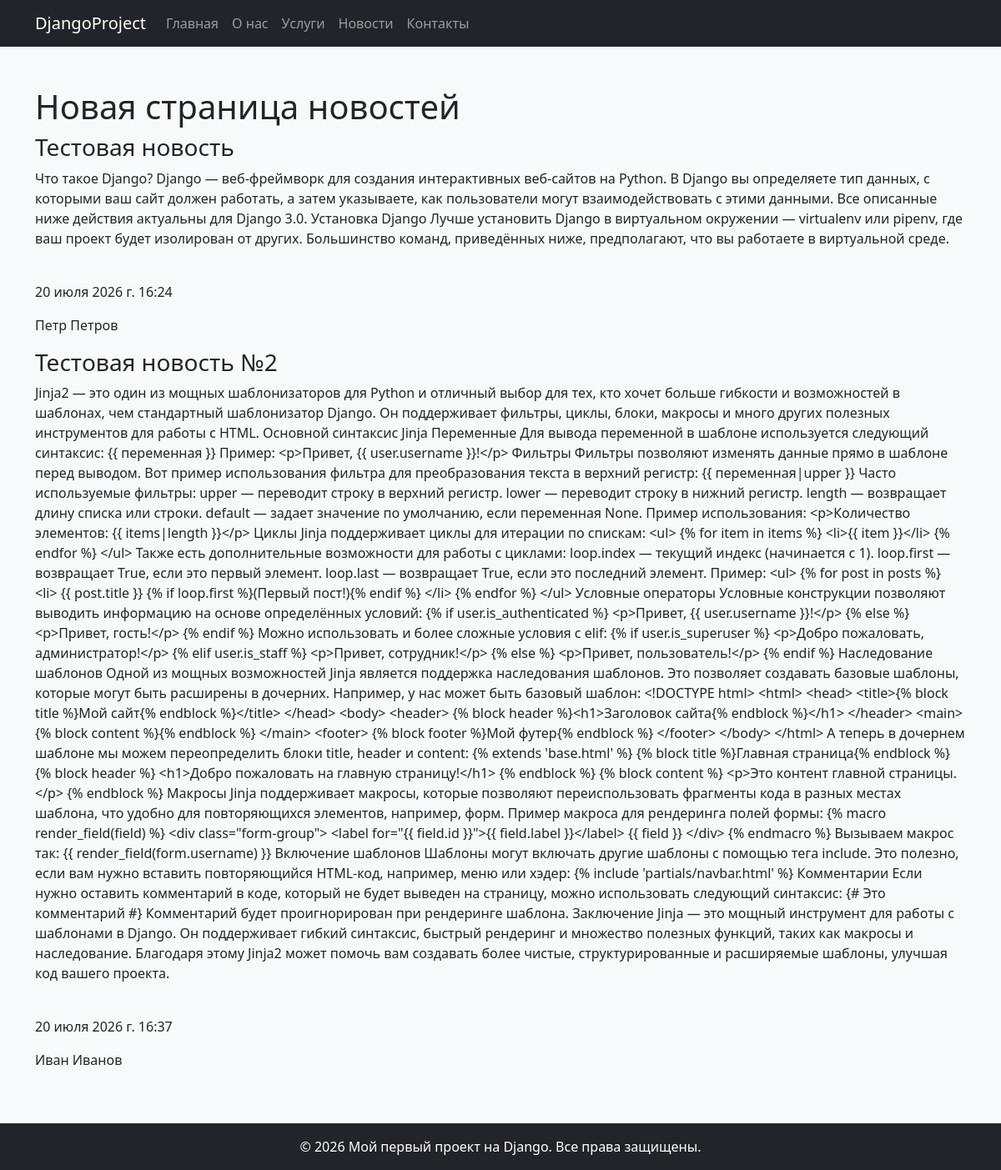
Page /news/ on the committed database.
### news/models.py (models this page shows, shortened)
class News_post(models.Model):
	title = models.CharField('Название новости', max_length=50)
	short_description = models.CharField('Краткое описание новости', max_length=200)
	text = models.TextField('Новость')
	pub_date = models.DateTimeField('Дата публикации')
	author = models.CharField('Автор новости', max_length=100)
	class Meta:
		verbose_name = 'Новость'
		verbose_name_plural = 'Новости'

### news/views.py (the view)
# urls.py: path('', views.index, name='home'),
def home(request):
    news = News_post.objects.all()
    return render(request,'news/news.html', {'news':news})

### news/templates/news/news.html (shortened to what this page needs)
{% extends 'main/layout.html' %}
{% block content %}
<h1> Новая страница новостей</h1>
{% for new in news %}
	<div>
		<h3> {{ new.title }} </h3>
		<p> {{ new.text }} </p>
        <br/>
        <p> {{ new.pub_date }} </p>
        <p> {{ new.author }} </p>
	</div>
{% endfor %}
{% endblock %}

### main/templates/main/layout.html (shortened to what this page needs)
{% load static %}
<!doctype html>
<html lang="ru">
<head>
    <link href="https://cdn.jsdelivr.net/npm/bootstrap@5.3.2/dist/css/bootstrap.min.css" rel="stylesheet">
    <link rel="stylesheet" href="{% static 'main/css/style.css' %}">
</head>
<body class="d-flex flex-column min-vh-100 bg-light">
    {% include 'main/nav.html' %}
    <main class="container my-5 flex-grow-1">
        {% block content %}
        {% endblock %}
    </main>
    {% include 'main/footer.html' %}
</body>
</html>

### main/templates/main/nav.html (shortened to what this page needs)
<nav class="navbar navbar-expand-lg navbar-dark bg-dark">
  <div class="container">
    <a class="navbar-brand" href="{% url 'home' %}">DjangoProject</a>
    <div class="collapse navbar-collapse" id="navbarNav">
      <ul class="navbar-nav">
        <li class="nav-item"><a class="nav-link" href="{% url 'home' %}">Главная</a></li>
        <li class="nav-item"><a class="nav-link" href="{% url 'about' %}">О нас</a></li>
        <li class="nav-item"><a class="nav-link" href="{% url 'services' %}">Услуги</a></li>
        <li class="nav-item"><a class="nav-link" href="{% url 'news_home' %}">Новости</a></li>
        <li class="nav-item"><a class="nav-link" href="{% url 'contact' %}">Контакты</a></li>
      </ul>
    </div>
  </div>
</nav>

### main/templates/main/footer.html
<footer class="bg-dark text-white text-center py-3 mt-auto">
    <div class="container">
        <p class="mb-0">© 2026 Мой первый проект на Django. Все права защищены.</p>
    </div>
</footer>

### main/static/main/css/style.css (style rules this page uses)
body { background-color: deeppink; }

### rows in the picture
News_post: title "Тестовая новость", text "Что такое Django? Django — веб-фреймворк для создания интерактивных веб-сайтов на Python. В Django вы определяете тип данных, с которыми ваш сайт должен работать, а затем указываете, как пользователи могут взаимодействовать с этими данными. Все описанные ниже действия актуальны для Django 3.0. Установка Django Лучше установить Django в виртуальном окружении — virtualenv или pipenv, где ваш проект будет изолирован от других. Большинство команд, приведённых ниже, предполагают, что вы работаете в виртуальной среде.", pub_date "20 июля 2026 г. 16:24", author "Петр Петров"
News_post: title "Тестовая новость №2", text "Jinja2 — это один из мощных шаблонизаторов для Python и отличный выбор для тех, кто хочет больше гибкости и возможностей в шаблонах, чем стандартный шаблонизатор Django. Он поддерживает фильтры, циклы, блоки, макросы и много других полезных инструментов для работы с HTML. Основной синтаксис Jinja Переменные Для вывода переменной в шаблоне используется следующий синтаксис: {{ переменная }} Пример: <p>Привет, {{ user.username }}!</p> Фильтры Фильтры позволяют изменять данные прямо в шаблоне перед выводом. Вот пример использования фильтра для преобразования текста в верхний регистр: {{ переменная|upper }} Часто используемые фильтры: upper — переводит строку в верхний регистр. lower — переводит…", pub_date "20 июля 2026 г. 16:37", author "Иван Иванов"
